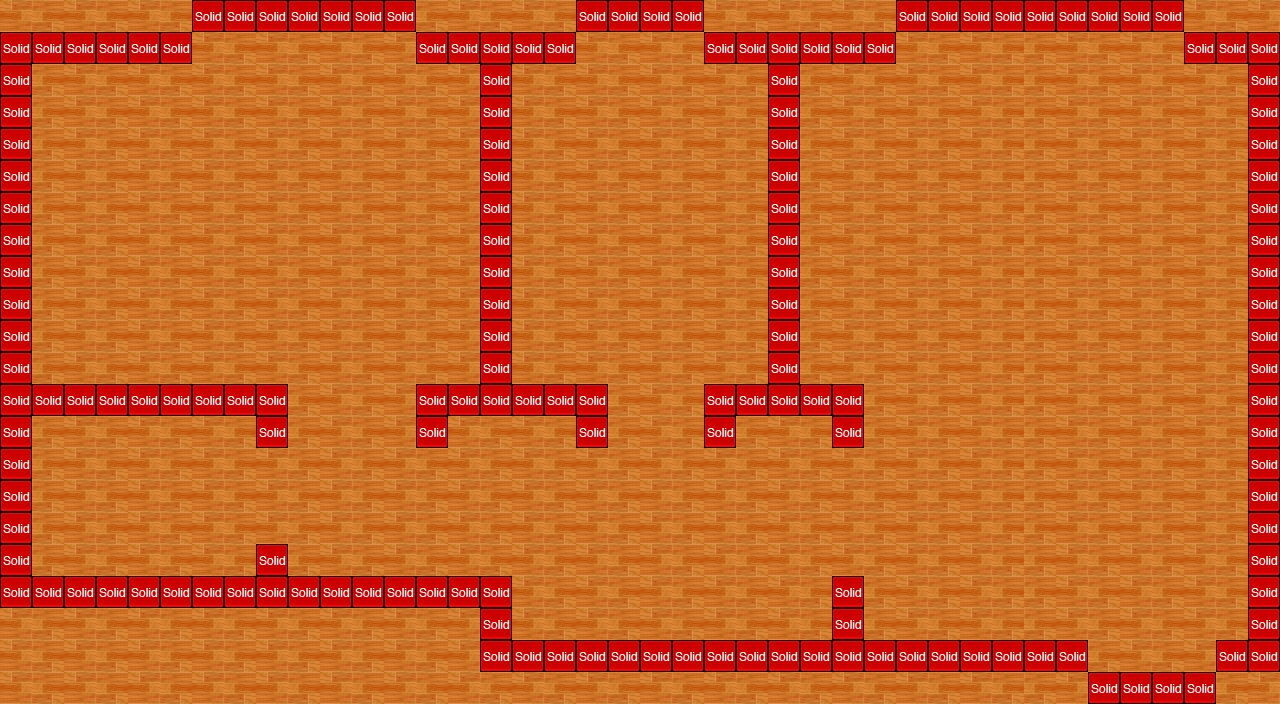

This game map was drawn from its Tiled (.tmx) file and the tilesets committed beside it. A one-line description and the trimmed map source follow:
An orthogonal 40x22 tile map with 32x32 px tiles, 3 tile layers (background, mura, collision), 2 tilesets and 1 object (mainPlayer).

<map version="1.0" orientation="orthogonal" width="40" height="22" tilewidth="32" tileheight="32" backgroundcolor="#e5b442">
 <tileset firstgid="1" name="metatiles32x32" tilewidth="32" tileheight="32">
  <image source="metatiles32x32.png" width="160" height="32" />
  <tile id="0">
   <properties>
    <property name="type" value="solid" />
   </properties>
  </tile>
  <tile id="1">
   <properties>
    <property name="type" value="platform" />
   </properties>
  </tile>
  <tile id="2">
   <properties>
    <property name="type" value="lslope" />
   </properties>
  </tile>
  <tile id="3">
   <properties>
    <property name="type" value="rslope" />
   </properties>
  </tile>
 </tileset>
 <tileset firstgid="6" name="casa_level_tiles" tilewidth="32" tileheight="32">
  <image source="../img/map/casa_level_tiles.png" width="640" height="241" />
  <tile id="116">
   <properties>
    <property name="type" value="solid" />
   </properties>
  </tile>
 </tileset>
 <layer name="background" width="40" height="22">
  <data>[880 cells, 880 non-empty, 1 distinct tile ids]</data>
 </layer>
 <objectgroup name="Entities" width="40" height="22">
  <object name="mainPlayer" x="160" y="486" width="32" height="51">
   <properties>
    <property name="image" value="gripe_run_right" />
    <property name="spritewidth" value="64" />
   </properties>
  </object>
 </objectgroup>
 <layer name="mura" width="40" height="22">
  <data>[880 cells, 247 non-empty, 2 distinct tile ids]</data>
 </layer>
 <layer name="collision" width="40" height="22">
  <data>[880 cells, 247 non-empty, 2 distinct tile ids]</data>
 </layer>
</map>
